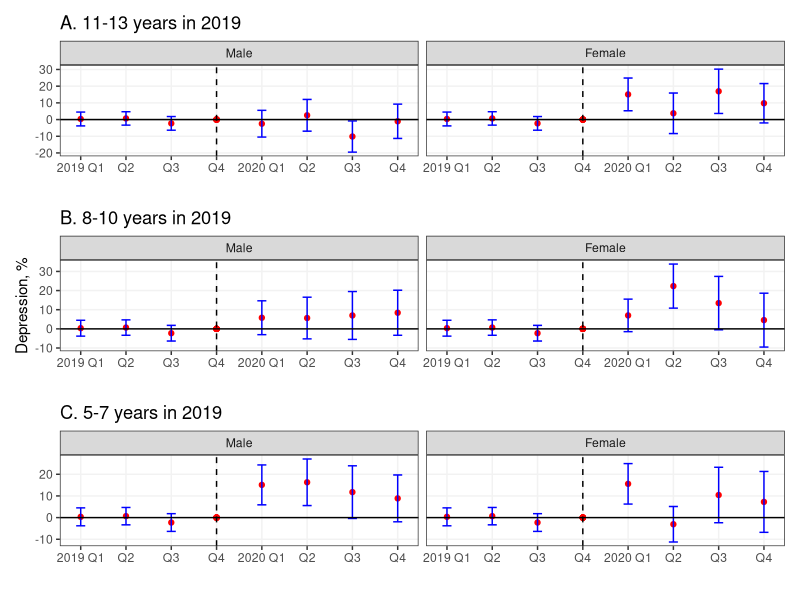
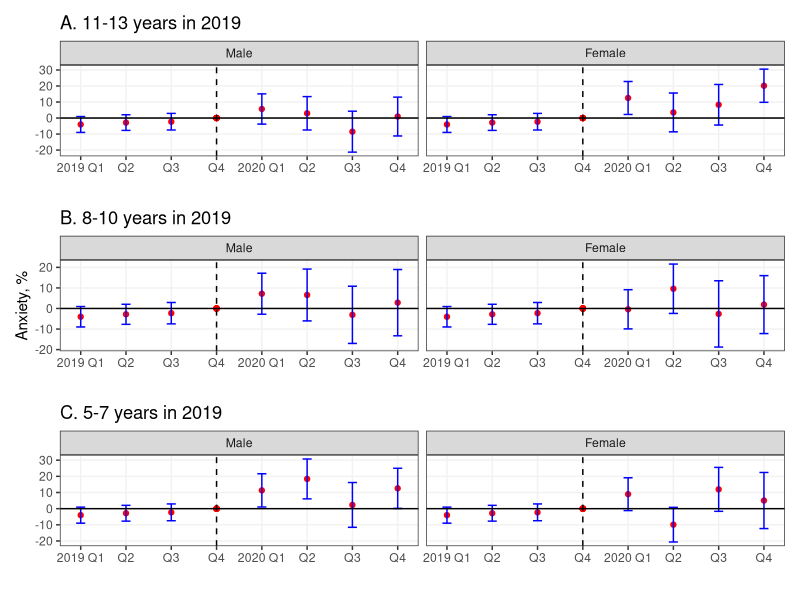
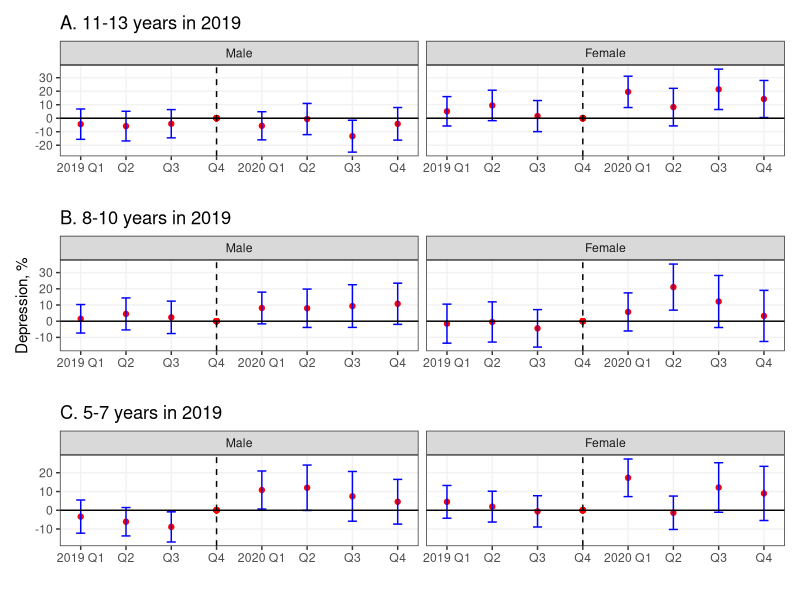
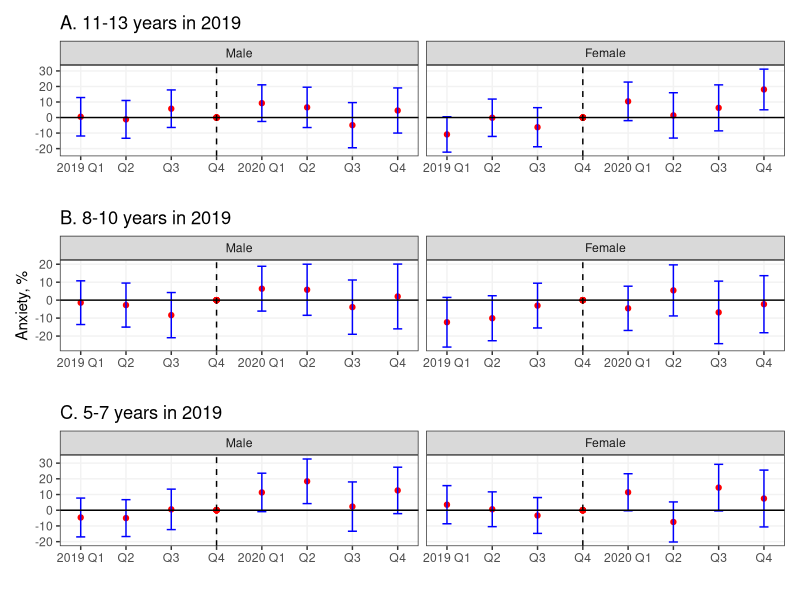
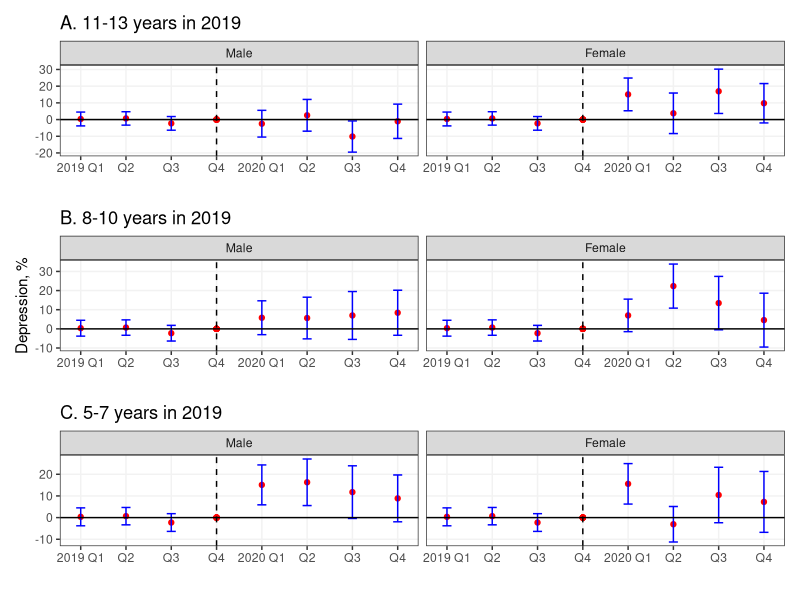
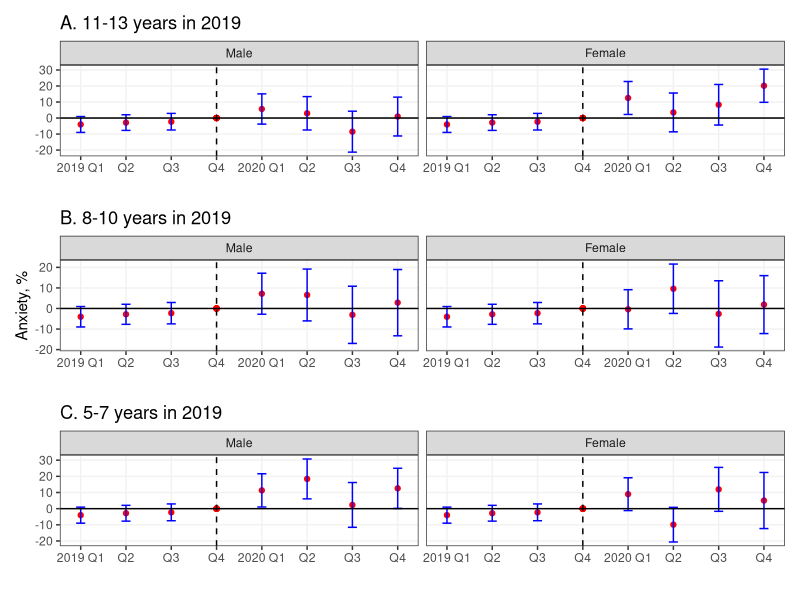
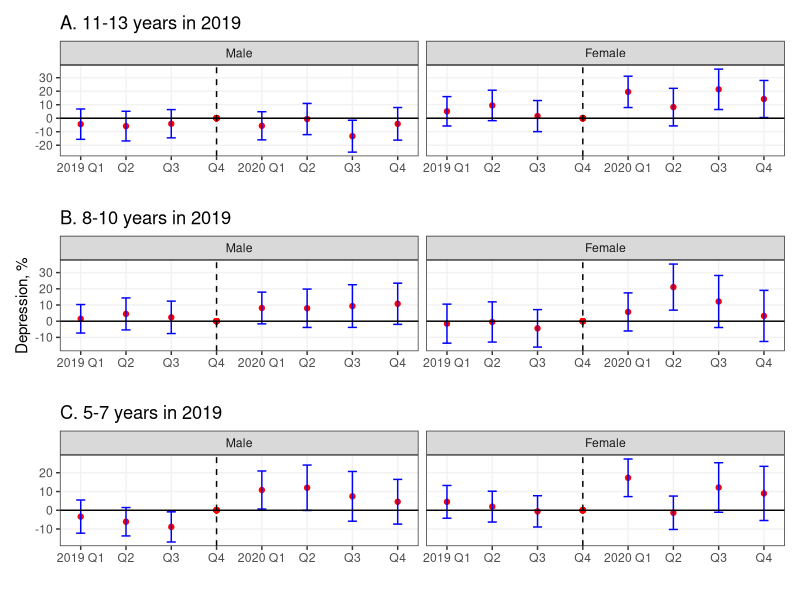
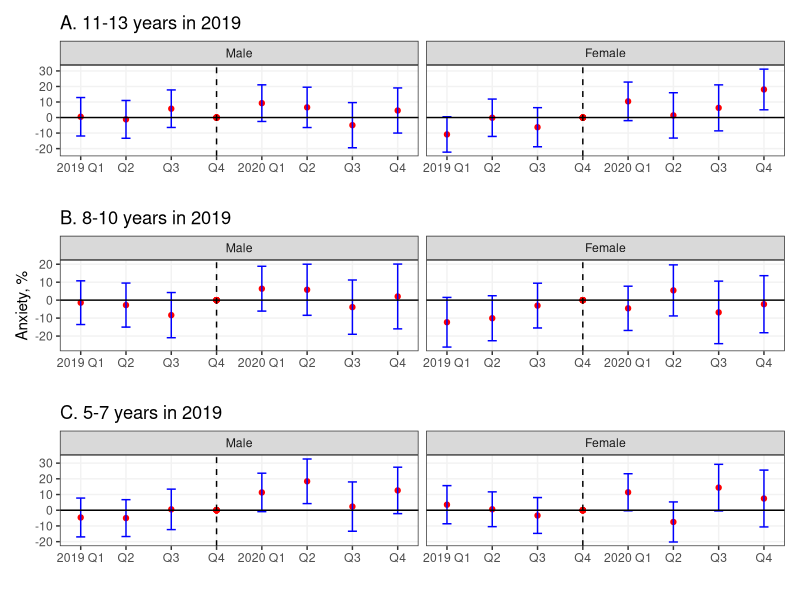

The R script that drew these images, in order:
# Load libraries
library(haven)
library(tidyverse)
library(survey)
library(broom)
library(patchwork)

#-------------------------------------------------------
# NHIS cleaned individual-level data
#-------------------------------------------------------

nhis_clean_indv <- read_dta("outputs/nhis_clean_indv.dta")

# Drop years after 2020
nhis_clean_indv <- nhis_clean_indv %>% filter(srvy_yr <= 2020)

#-------------------------------------------------------
# Cohort-sex dummies
#-------------------------------------------------------

# Create cohort-sex dummies
nhis_clean_indv <- nhis_clean_indv %>%
  mutate(
    c5to7in19m    = as.integer(cohort_sex == 1),     # males aged 5-7 in 2019
    c5to7in19f    = as.integer(cohort_sex == 2),     # females aged 5-7 in 2019
    c8to10in19m   = as.integer(cohort_sex == 3),     # males aged 8-10 in 2019
    c8to10in19f   = as.integer(cohort_sex == 4),     # females aged 8-10 in 2019
    c11to13in19m  = as.integer(cohort_sex == 5),     # males aged 11-13 in 2019
    c11to13in19f  = as.integer(cohort_sex == 6)      # females aged 11-13 in 2019
  )

# Store variable names
cohorts <- c(
  "c11to13in19f", "c11to13in19m", "c8to10in19f", 
  "c8to10in19m", "c5to7in19f", "c5to7in19m"
)

#-------------------------------------------------------
# Event-time dummies
#-------------------------------------------------------

# Time and event (using quarters)
nhis_clean_indv <- nhis_clean_indv %>%
  mutate(
    time = srvy_yr * 4 + intv_qrt,       # simple quarter index
    event = 2020 * 4 + 1,                # 2020Q1
    timeToTreat = time - event
  )

# Create event-time dummies
event_breaks <- -4:3   # lead4..lead1, lag0..lag3
nhis_clean_indv <- nhis_clean_indv %>%
  mutate(
    lead4 = as.integer(timeToTreat == -4),
    lead3 = as.integer(timeToTreat == -3),
    lead2 = as.integer(timeToTreat == -2),
    lead1 = as.integer(timeToTreat == -1),
    lag0  = as.integer(timeToTreat == 0),
    lag1  = as.integer(timeToTreat == 1),
    lag2  = as.integer(timeToTreat == 2),
    lag3  = as.integer(timeToTreat == 3)
  )

# Store variable names
lagvars <- c("lag0","lag1","lag2","lag3")
leadvars <- c("lead4","lead3","lead2")

#-------------------------------------------------------
# Cohort x event time interactions
#-------------------------------------------------------

# Loop over cohorts and event-time dummies to create interaction terms
for(c in cohorts){
  for(ev in c(lagvars, leadvars)){
    nhis_clean_indv[[paste0(c, "_", ev)]] <- nhis_clean_indv[[c]] * nhis_clean_indv[[ev]]
  }
}

# Store variable names
cohort_lags <- unlist(lapply(cohorts, function(c) paste0(c, "_", lagvars)))
cohort_leads <- unlist(lapply(cohorts, function(c) paste0(c, "_", leadvars)))

#-------------------------------------------------------
# Control variables
#-------------------------------------------------------

# Transform variables to factors
nhis_clean_indv <- nhis_clean_indv %>% 
  mutate(
    race = as_factor(race),
    lvledu = as_factor(lvledu),
    cntparnts = as_factor(cntparnts),
    income = as_factor(income)
  )

# Store variable names
controls <- c("race", "cntparnts", "lvledu", "income")

#-------------------------------------------------------
# Survey design
#-------------------------------------------------------

nhis_clean_indv <- nhis_clean_indv %>% 
  mutate(wtfa_c5 = wtfa_c / 5)

nhis_design <- svydesign(
  id = ~ppsu,
  strata = ~pstrat,
  weights = ~wtfa_c5,
  data = nhis_clean_indv,
  nest = TRUE
)

#-------------------------------------------------------
# Model 1: Fully pooled model (common event-time effects)
#-------------------------------------------------------

# Depression
formula_fully_pooled_dep <- paste(
  "dep ~ -1 +", 
  paste(c(cohorts, c(leadvars, lagvars), controls), collapse=" + ")
)

model_fully_pooled_dep <- svyglm(as.formula(formula_fully_pooled_dep), design = nhis_design)
summary(model_fully_pooled_dep)

# Anxiety
formula_fully_pooled_anx <- paste(
  "anx ~ -1 +", 
  paste(c(cohorts, c(leadvars, lagvars), controls), collapse=" + ")
)

model_fully_pooled_anx <- svyglm(as.formula(formula_fully_pooled_anx), design = nhis_design)
summary(model_fully_pooled_anx)

#-------------------------------------------------------
# Model 2: Partially pooled model (shared leads & cohort × lag interactions)
#-------------------------------------------------------

# Depression
formula_partially_pooled_dep <- paste(
  "dep ~ -1 +",
  paste(c(cohorts, leadvars, cohort_lags, controls), collapse = " + ")
)

model_partially_pooled_dep <- svyglm(as.formula(formula_partially_pooled_dep), design = nhis_design)
summary(model_partially_pooled_dep)

# Anxiety
formula_partially_pooled_anx <- paste(
  "anx ~ -1 +",
  paste(c(cohorts, leadvars, cohort_lags, controls), collapse = " + ")
)

model_partially_pooled_anx <- svyglm(as.formula(formula_partially_pooled_anx), design = nhis_design)
summary(model_partially_pooled_anx)

#-------------------------------------------------------
# Model 3: Fully interacted model (cohort × lead and lag interactions)
#-------------------------------------------------------

# Depression
formula_fully_interacted_dep <- paste(
  "dep ~ -1 +", 
  paste(c(cohorts, cohort_leads, cohort_lags, controls), collapse=" + ")
)

model_fully_interacted_dep <- svyglm(as.formula(formula_fully_interacted_dep), design = nhis_design)
summary(model_fully_interacted_dep)

# Anxiety
formula_fully_interacted_anx <- paste(
  "anx ~ -1 +", 
  paste(c(cohorts, cohort_leads, cohort_lags, controls), collapse=" + ")
)

model_fully_interacted_anx <- svyglm(as.formula(formula_fully_interacted_anx), design = nhis_design)
summary(model_fully_interacted_anx)

#-------------------------------------------------------
# Plot function
#-------------------------------------------------------

plot_event_study <- function(data) {
  
  ggplot(
    data,
    aes(
      x = event_time,
      y = estimate
    )
  ) +
    
    geom_point(color="red") +
    
    geom_errorbar(
      aes(ymin = conf.low, ymax = conf.high),
      width = 0.2,
      color = "blue"
    ) +
    
    geom_point(aes(x = -1, y = 0), color="red") +
    geom_hline(yintercept = 0) +
    geom_vline(xintercept = -1, linetype = "dashed") +
    
    scale_x_continuous(
      breaks = -4:3,
      labels = c(
        "2019 Q1", "Q2", "Q3", "Q4",
        "2020 Q1", "Q2", "Q3", "Q4"
      )
    ) +
    
    scale_y_continuous(breaks = seq(-100, 100, by = 10)) +
    
    facet_wrap(~ sex, ncol = 2, scales = "fixed") +
    
    labs(x = "", y = "") +
    
    theme_bw() +
    theme(
      panel.grid.minor = element_blank(),
      panel.grid.major = element_line(color = "gray95")
    )
}

three_panel_plot <- function(data, ylab){
  
  # Necessary for males to be on the left side of the plot
  data <- data %>% mutate(
    sex = factor(sex, levels = c("Male", "Female"))
  )
  
  plot1 <- data %>% 
    filter(cohort == "c11to13in19") %>% 
    plot_event_study() +
    labs(title = "A. 11-13 years in 2019")
  
  plot2 <- data %>% 
    filter(cohort == "c8to10in19") %>% 
    plot_event_study() + 
    labs(
      title = "B. 8-10 years in 2019",
      x = "", y = ylab
    )
  
  plot3 <- data %>% 
    filter(cohort == "c5to7in19") %>% 
    plot_event_study() +
    labs(
      title = "C. 5-7 years in 2019"
    )
  
  combined_plot <- plot1 / plot2 / plot3
  return(combined_plot)
}

#-------------------------------------------------------
# Model 2 plots: partially pooled model
#-------------------------------------------------------

# Depression --------------------
results_partially_pooled_dep <- 
  tidy(model_partially_pooled_dep, conf.int = TRUE) %>%
  mutate(
    estimate = estimate * 100,
    conf.low = conf.low * 100,
    conf.high = conf.high * 100
  )

# Shared leads (lead4, lead3, lead2) – same for all cohorts
shared_leads_dep <- results_partially_pooled_dep %>%
  filter(term %in% leadvars) %>%
  mutate(
    time_type = "lead",
    time_num = case_when(
      term == "lead4" ~ 4,
      term == "lead3" ~ 3,
      term == "lead2" ~ 2
    ),
    event_time = -time_num
  )

# Cohort–specific lags
results_partially_pooled_dep <- results_partially_pooled_dep %>%
  filter(term %in% cohort_lags) %>%
  mutate(
    cohort = str_extract(term, "c\\d+to\\d+in19"),
    sex = str_extract(term, "(?<=in19)[fm]") %>%
      recode(m = "Male", f = "Female"),
    time_type = "lag",
    time_num = as.integer(str_extract(term, "\\d+$")),
    event_time = time_num
  ); results_partially_pooled_dep

# Expand shared leads so each cohort gets a copy
shared_leads_dep_expand <- shared_leads_dep %>%
  crossing(
    cohort = c("c11to13in19", "c8to10in19", "c5to7in19"), 
    sex = c("Male", "Female")
  ) # creates all combinations

# Final event-study dataset
results_partially_pooled_dep <- bind_rows(
  results_partially_pooled_dep,
  shared_leads_dep_expand
)

# Plot event study
fig_partially_pooled_dep <- 
  three_panel_plot(results_partially_pooled_dep, "Depression, %"); fig_partially_pooled_dep
ggsave("plots/fig_partially_pooled_dep_v2.png", fig_partially_pooled_dep, width = 8, height = 8)

# Anxiety --------------------
results_partially_pooled_anx <- 
  tidy(model_partially_pooled_anx, conf.int = TRUE) %>%
  mutate(
    estimate = estimate * 100,
    conf.low = conf.low * 100,
    conf.high = conf.high * 100
  )

# Shared leads (lead4, lead3, lead2) – same for all cohorts
shared_leads_anx <- results_partially_pooled_anx %>%
  filter(term %in% leadvars) %>%
  mutate(
    time_type = "lead",
    time_num = case_when(
      term == "lead4" ~ 4,
      term == "lead3" ~ 3,
      term == "lead2" ~ 2
    ),
    event_time = -time_num
  )

# Cohort–specific lags
results_partially_pooled_anx <- results_partially_pooled_anx %>%
  filter(term %in% cohort_lags) %>%
  mutate(
    cohort = str_extract(term, "c\\d+to\\d+in19"),
    sex = str_extract(term, "(?<=in19)[fm]") %>%
      recode(m = "Male", f = "Female"),
    time_type = "lag",
    time_num = as.integer(str_extract(term, "\\d+$")),
    event_time = time_num
  ); results_partially_pooled_anx

# Expand shared leads so each cohort gets a copy
shared_leads_anx_expand <- shared_leads_anx %>%
  crossing(
    cohort = c("c11to13in19", "c8to10in19", "c5to7in19"), 
    sex = c("Male", "Female")
  ) # creates all combinations

# Final event-study dataset
results_partially_pooled_anx <- bind_rows(
  results_partially_pooled_anx,
  shared_leads_anx_expand
)

# Plot event study
fig_partially_pooled_anx <- 
  three_panel_plot(results_partially_pooled_anx, "Anxiety, %"); fig_partially_pooled_anx
ggsave("plots/fig_partially_pooled_anx_v2.png", fig_partially_pooled_anx, width = 8, height = 8)

#-------------------------------------------------------
# Model 3 plots: fully interacted model
#-------------------------------------------------------

# Depression --------------------
results_fully_interacted_dep <- 
  tidy(model_fully_interacted_dep, conf.int = TRUE) %>%
  mutate(
    estimate = estimate * 100,
    conf.low = conf.low * 100,
    conf.high = conf.high * 100
  )

results_fully_interacted_dep <- results_fully_interacted_dep %>%
  filter(str_detect(term, "_lead") | str_detect(term, "_lag")) %>%
  mutate(
    cohort = str_extract(term, "c\\d+to\\d+in19"),
    sex = str_extract(term, "(?<=in19)[fm]") %>%
      recode(m = "Male", f = "Female"),
    time_type = if_else(str_detect(term, "lead"), "lead", "lag"),
    time_num = as.integer(str_extract(term, "\\d+$")),
    event_time = if_else(time_type == "lead", -time_num, time_num)
  ); results_fully_interacted_dep

fig_fully_interacted_dep <- 
  three_panel_plot(results_fully_interacted_dep, "Depression, %"); fig_fully_interacted_dep
ggsave("plots/fig_fully_interacted_dep_v2.png", fig_fully_interacted_dep, width = 8, height = 8)

# Anxiety --------------------
results_fully_interacted_anx <- 
  tidy(model_fully_interacted_anx, conf.int = TRUE) %>%
  mutate(
    estimate = estimate * 100,
    conf.low = conf.low * 100,
    conf.high = conf.high * 100
  )

results_fully_interacted_anx <- results_fully_interacted_anx %>%
  filter(str_detect(term, "_lead") | str_detect(term, "_lag")) %>%
  mutate(
    cohort = str_extract(term, "c\\d+to\\d+in19"),
    sex = str_extract(term, "(?<=in19)[fm]") %>%
      recode(m = "Male", f = "Female"),
    time_type = if_else(str_detect(term, "lead"), "lead", "lag"),
    time_num = as.integer(str_extract(term, "\\d+$")),
    event_time = if_else(time_type == "lead", -time_num, time_num)
  ); results_fully_interacted_anx

fig_fully_interacted_anx <- 
  three_panel_plot(results_fully_interacted_anx, "Anxiety, %"); fig_fully_interacted_anx
ggsave("plots/fig_fully_interacted_anx_v2.png", fig_fully_interacted_anx, width = 8, height = 8)
